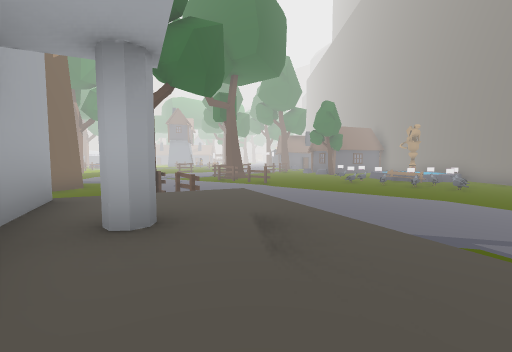
View 1 (above)

24 first-person views from a walk through a scene from a Unity 3-D project. The camera is 1.4 m above the floor, tilts 4° down and sees 90° across. The floor is counted in squares, 2.62 m on a side. Each view is taken from the middle of a square. On the plan, view 1 faces up. The plan holds only what a view shows up to about 9 squares ahead; the rest is blank. The place goes on beyond the plan. The player is left out. Some animated figures are left out. Some surface patterns are stand-ins.

View 2
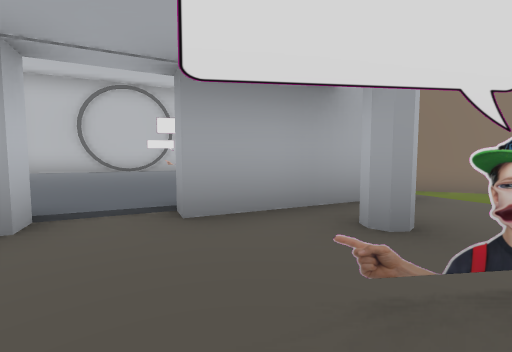

View 3
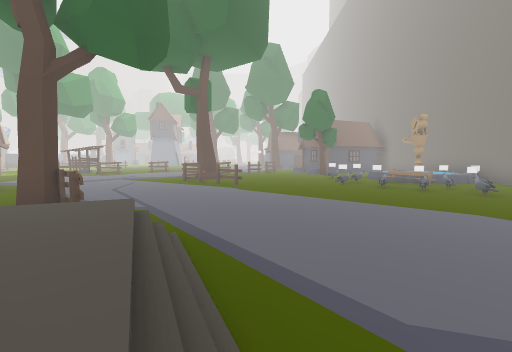

View 4
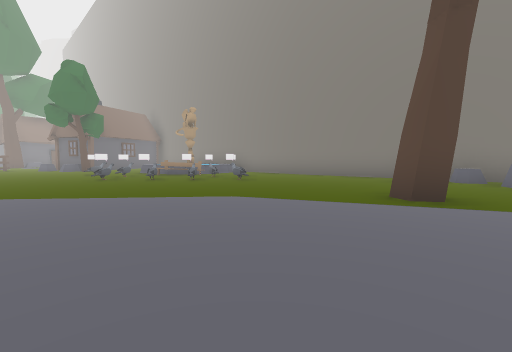

View 5
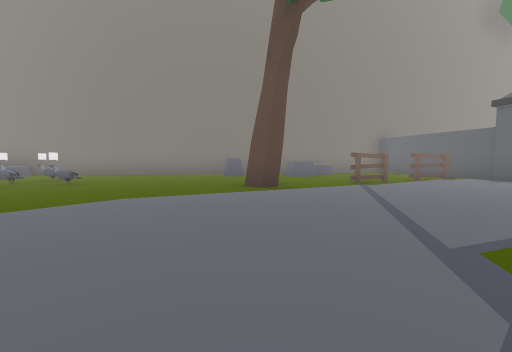

View 6
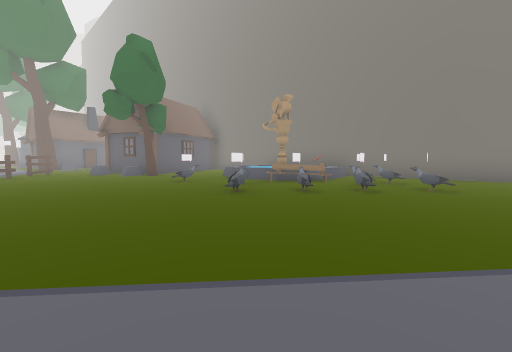

View 7
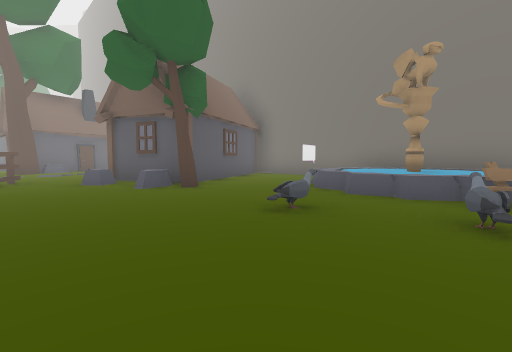

View 8
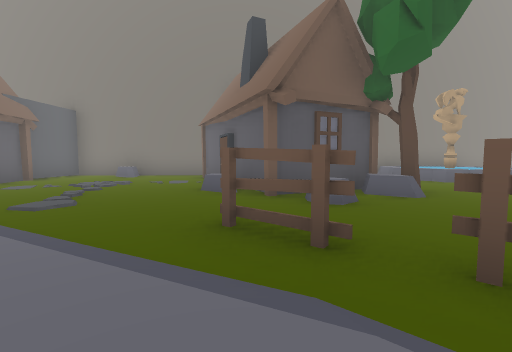

View 9
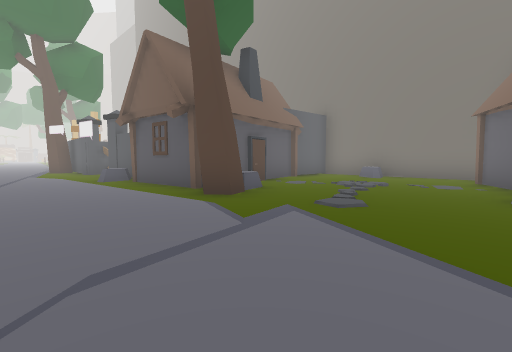

View 10
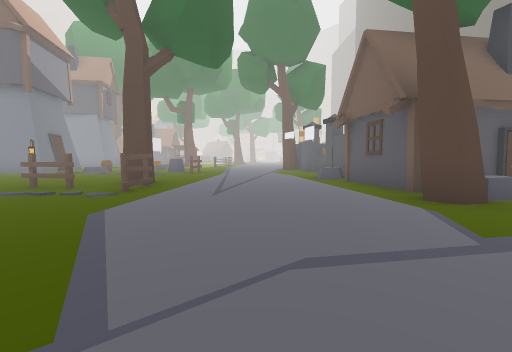

View 11
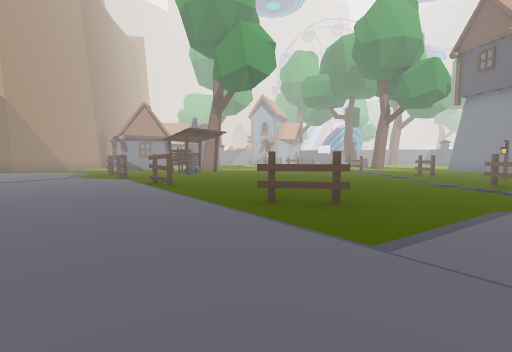

View 12
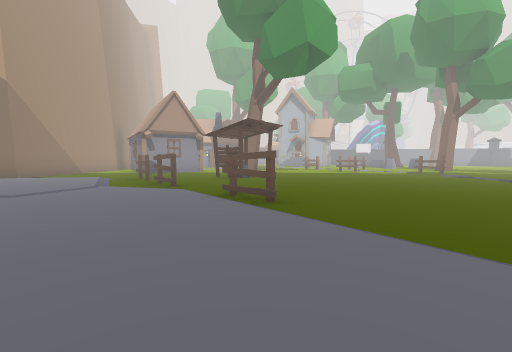

View 13
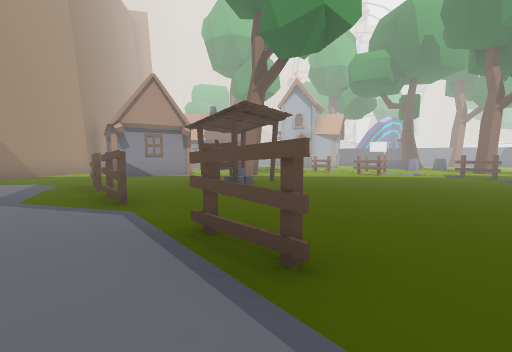

View 14
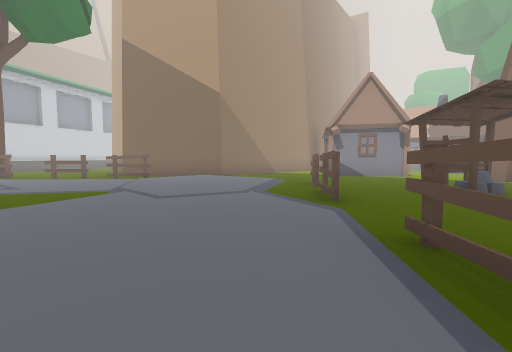

View 15
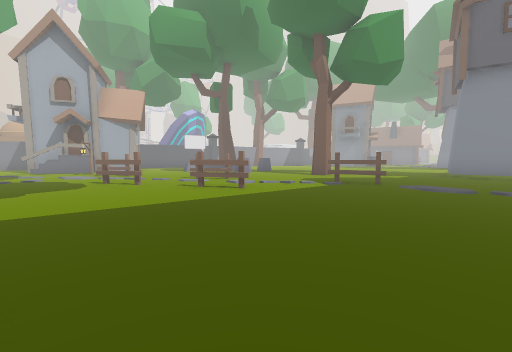

View 16
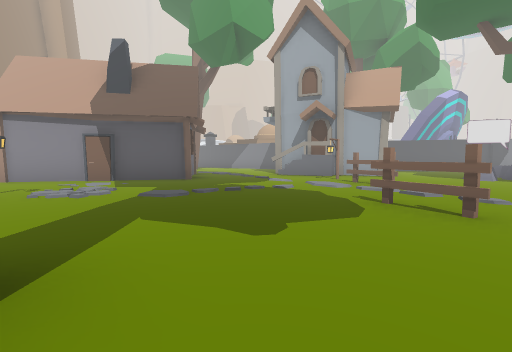

View 17
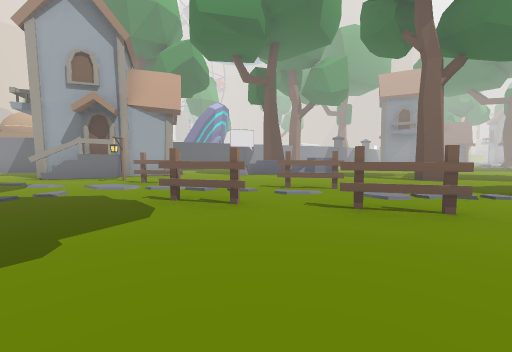

View 18
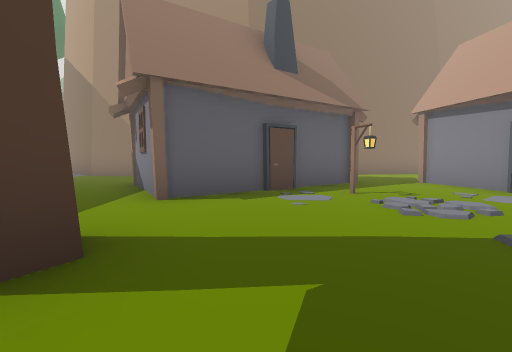

View 19
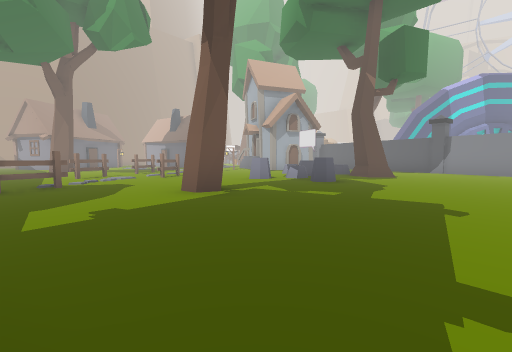

View 20
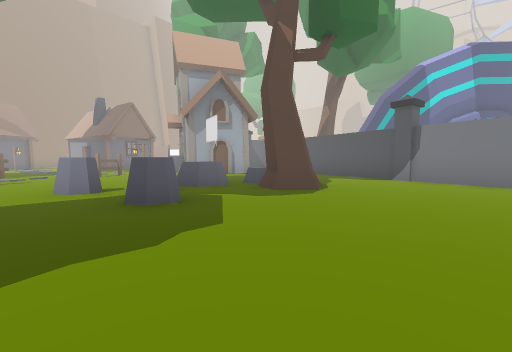

View 21
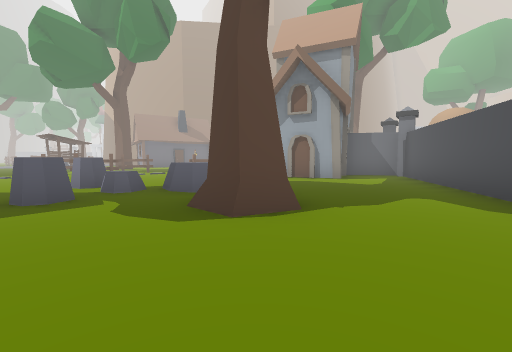

View 22
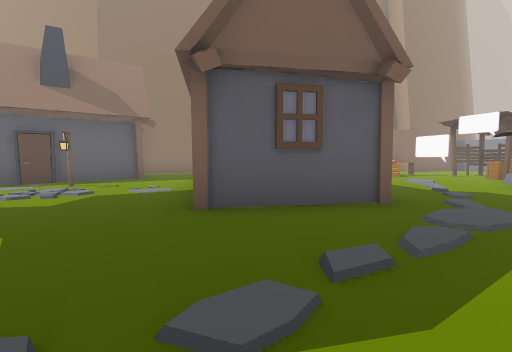

View 23
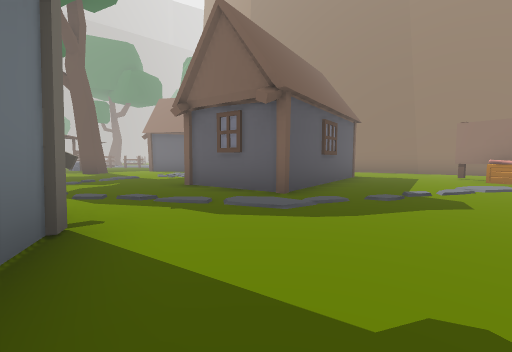

View 24
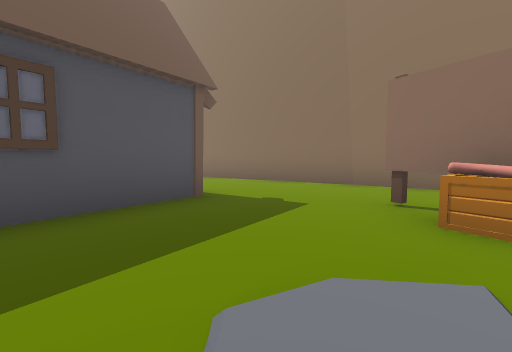

### Floor plan
Key: @ floor where view 1 was taken; # wall or solid block; x gap in a wall; . main floor; : floor 0.25 m higher than the main floor; + floor 1.25 m higher than the main floor; * floor 1.5 m higher than the main floor; / step, stairs or slope; = window, fence, low wall or low ledge; O other object.
Columns run from 22 left of view 1 to 10 right of it. Each row starts with its distance up from view 1.
 29   #..........  O      :..O
 28  # ..........#.O:: ...:..
 27  #...........###......:..#
 26  #..#..O................O
 25 ##..OOO...O.....#..##....
 24 #....O.O.......O..O#O....#######
 23 #..........OO:.....:.....OO....#
 22 #.O#.....O...............x....O#
 21 ## O..O...OO................:..#
 20  O O.OO.OO..........O.::.......#
 19 ..OO................O:::...OO#
 18 ....:...............:::.O.##  O
 17 ..:....:..#..O...OO::: O.OO #O.#
 16 ..OO#........O...::::  O..OO...#
 15 .:.O ..........OO:::   ....O...#
 14 ...O #..###...O./:::   ......OO#
 13 :..O #..#  O../::::.   ...O.OOOO
 12 ...OO..##  .../:::..   ...=.OOOO
 11 OO......O .....:::... .....OOOOO
 10 O.....#########/O..::.O...OOOO.#
  9  ######       ###O..:::....=OO.##
  8                 # O.::::....O...#
  7                 #..O.::::.......#
  6                  ..OO.::::......#
  5                      O.::::....O#
  4                      //.::::O..O#
  3                    #+++/.:::...O#
  2                    ###=/.....O.OO
  1                     #+=+  ...O...
  0                    **+@    ..O...
 -1                 *****#      .O###
 -2               *******        ##
 -3               ******
 -4               #***
 -5               #**              OO
 -6                #

Where each view was taken, in squares from view 1:
view 1: 0 up, 0 right, facing up
view 2: 1 up, 1 right, facing left
view 3: 2 up, 1 right, facing up
view 4: 3 up, 2 right, facing up-right
view 5: 4 up, 1 right, facing right
view 6: 7 up, 1 right, facing up-right
view 7: 11 up, 2 right, facing up-right
view 8: 18 up, 0 right, facing right
view 9: 19 up, 0 right, facing up-right
view 10: 19 up, 0 right, facing up
view 11: 19 up, 1 right, facing left
view 12: 17 up, 1 left, facing left
view 13: 17 up, 3 left, facing left
view 14: 17 up, 3 left, facing down-left
view 15: 18 up, 8 left, facing up-left
view 16: 18 up, 11 left, facing left
view 17: 18 up, 11 left, facing up-left
view 18: 18 up, 13 left, facing down
view 19: 29 up, 10 left, facing down-left
view 20: 29 up, 14 left, facing down-left
view 21: 29 up, 18 left, facing down
view 22: 19 up, 18 left, facing down
view 23: 19 up, 22 left, facing down-right
view 24: 14 up, 22 left, facing down-right
